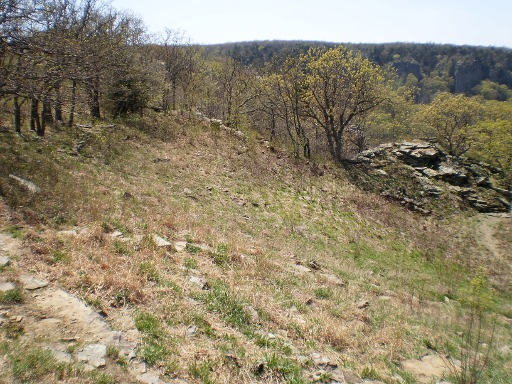
%> input picture Q1/CV/Lab 4/images/im2_ex1.jpg, 512 x 384 px
$ octave Main.m   (GNU Octave 9; MATLAB toolbox functions it lacks are replaced by stand-ins)
%> lines starting %> are read from the running program, lines starting %| are printed output that depends on the picture
%%
close all
clear all

Ia = imread('images/im2_ex1.jpg');
%> Ia is the input picture: size 384x512x3 uint8; mean R, G, B 142.9, 132.6, 108.1
Ib = imread('images/im1_ex1.jpg');
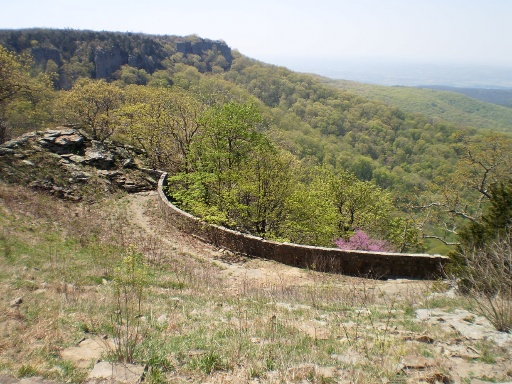
%> input picture Q1/CV/Lab 4/images/im1_ex1.jpg, 512 x 384 px
%> Ib is the input picture: size 384x512x3 uint8; mean R, G, B 148.3, 143, 117.7
Ia = single(rgb2gray(Ia));
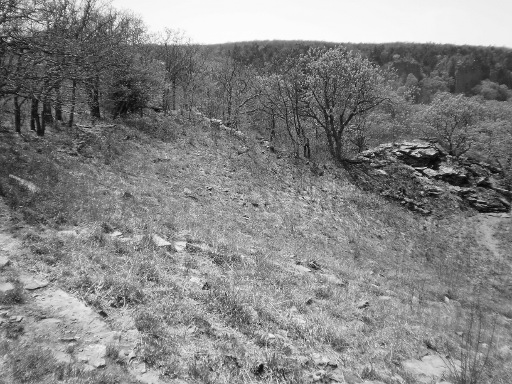
%> Ia: size 384x512 single; min 4, max 254, mean 132.9
Ib = single(rgb2gray(Ib));
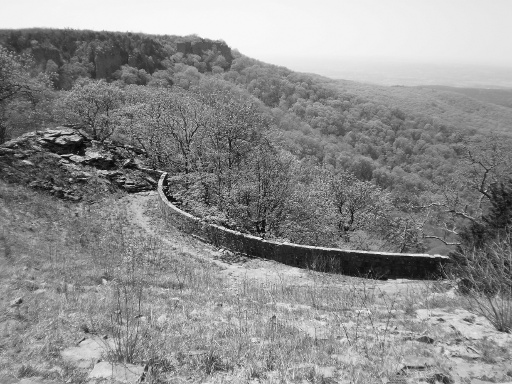
%> Ib: size 384x512 single; min 1, max 252, mean 141.7
figure
imshow([Ia Ib],[])
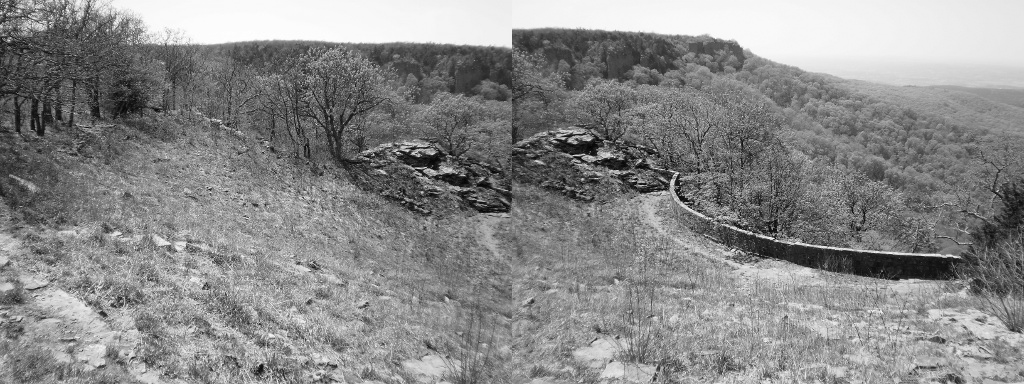
%> displayed picture: size 384x1024, on the screen's scale of 0 to 255; min 0, max 255, mean 137.4


%> (the run ends here)
